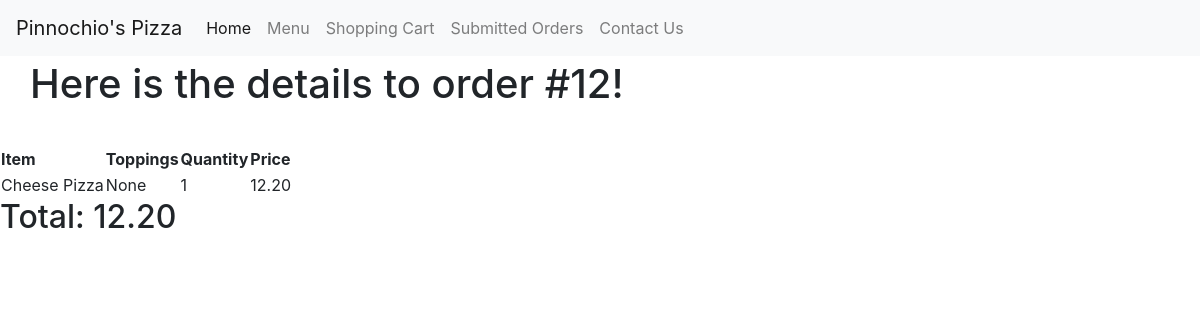
Screenshot of /orders/12 with the database file from the repository.
### orders/models.py (models this page shows, shortened)
class OrderDetail(models.Model):
    order = models.ForeignKey(Order, on_delete=models.CASCADE, related_name="Order")
    food = models.ForeignKey(Food, on_delete=models.CASCADE, related_name="OrderFood", default = 0)
    quantity = models.PositiveIntegerField(default = 1)
    topping = models.ManyToManyField(Topping, blank = True, related_name="OrderTopping")

class Food(models.Model):
    item = models.ForeignKey(Item, on_delete=models.CASCADE, related_name="FoodItem")
    price = models.DecimalField(max_digits = 10, decimal_places=2,validators=[MinValueValidator(0)])
    size = models.ForeignKey(Size, on_delete=models.CASCADE, related_name="Size")
    options = (('true', 'Yes'), ('false', 'No'))
    hasToppings = models.CharField(max_length = 5, choices = options, default = 'false')
    numToppings = models.PositiveIntegerField(default = 0, help_text = "0 for cheese pizza")
    name = models.CharField(max_length = 64, default = "None", help_text = "Do not include size in name")

class Order(models.Model):
    user = models.ForeignKey(User, on_delete=models.CASCADE, related_name="UserOrder")
    orderdetails = models.ManyToManyField(Food, through = 'OrderDetail')
    total = models.DecimalField(max_digits = 10, decimal_places=2,validators=[MinValueValidator(0)], default = 0)

### orders/views.py (the view)
# urls.py: path("orders/<int:order_id>", views.order_details, name="order_details"),
def order_details(request, order_id):
    context = {
        "page_text": "Here is the details to order #" + str(order_id) + "!",
        "order_details": OrderDetail.objects.filter(order_id__exact = order_id),
        "order": Order.objects.get(pk = order_id)
    }
    return render(request, "orders/order_details.html", context)

### orders/templates/orders/order_details.html (shortened to what this page needs)
{% extends "orders/base.html" %}
{% block body %}
  <h1 class= "main">
    {{ page_text }}
  </h1>
  <table>
    <tr>
      <th>Item</th>
      <th>Toppings</th>
      <th>Quantity</th>
      <th>Price</th>
    </tr>
  {% for order_detail in order_details %}
  <tr>
      <td>{{order_detail.food.name}}</td>
      <td>{{ order_detail.topping.all|join:", "|default:"None" }} </td>
      <td>{{order_detail.quantity}}</td>
      <td>{{order_detail.food.price}}</td>
  </tr>
  {% endfor %}
</table>
<h2>Total: {{order.total}}</h2>
{% endblock %}

### orders/static/css/main.css (style rules this page uses)
.main { padding: 30px; margin-top: 30px; }

### rows the page displays
OrderDetail: food.name "Cheese Pizza", topping.all "None", quantity "1", food.price "12.20"
Order: total "12.20"

### other values shown
{{ page_text }} "Here is the details to order #12!"
